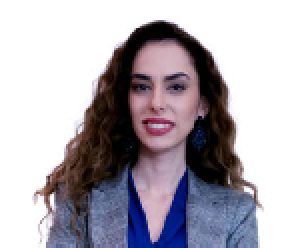
#> input picture project/assets/cezara.png, 145 x 124 px (shown 2 times larger)
$ python expand.py
#> lines starting #> are read from the running program, lines starting #| are printed output that depends on the picture
### project/gauss.py
import cv2
import numpy as np
import multiprocessing as mp
from multiprocessing import shared_memory

thread_count = 12


def generate_norms(n, deviation):
    theta = np.random.random(n) * np.pi * 2
    r = -2 * np.log(np.random.random(n))

    x = np.multiply(np.sqrt(r), np.cos(theta)) * deviation
    y = np.sqrt(r) * np.sin(theta) * deviation

    return np.dstack((x, y))[0]


def apply_gauss(img, compression=1, norm_count=100, deviation=1, mask=None):
    norms = generate_norms(norm_count, deviation)

    # get new list of rows based on compression
    rows = np.linspace(0, img.shape[0]-1, int(img.shape[0]/compression), dtype=int)

    # get new list of columns based on compression
    cols = np.linspace(0, img.shape[1]-1, int(img.shape[1]/compression), dtype=int)

    # create a shared memory for threads to write the results in
    a = np.empty(shape=(len(rows), len(cols), img.shape[2]), dtype=np.uint8)
    shm = shared_memory.SharedMemory(create=True, size=a.nbytes, name="img")
    new_img = np.ndarray(a.shape, dtype=a.dtype, buffer=shm.buf)

    # split line indexes into sets
    lines = np.arange(0, len(rows))
    lines = np.array_split(lines, thread_count)

    threads = list()

    # create a thread for each set of lines
    for line_set in lines:
        thread = mp.Process(target=apply_gauss_line_thread, args=(line_set, img, rows, cols, norms, mask,))
        threads.append(thread)
        thread.start()

    # wait for all threads to finish
    for thread in threads:
        thread.join()

    # clone image locally (in order to free shared memory)
    new_img2 = np.array(new_img)

    shm.close()
    shm.unlink()

    return new_img2


# [31 lines left out: function apply_gauss_line_thread, not called in this run]

### project/expand.py
import numpy as np
import cv2
from main import *

image_path = "assets/cezara.png"
get_image = lambda: cv2.imread(image_path, cv2.IMREAD_COLOR)


def expand(img):
    img = cv2.resize(img, (0, 0), fx=5, fy=5)
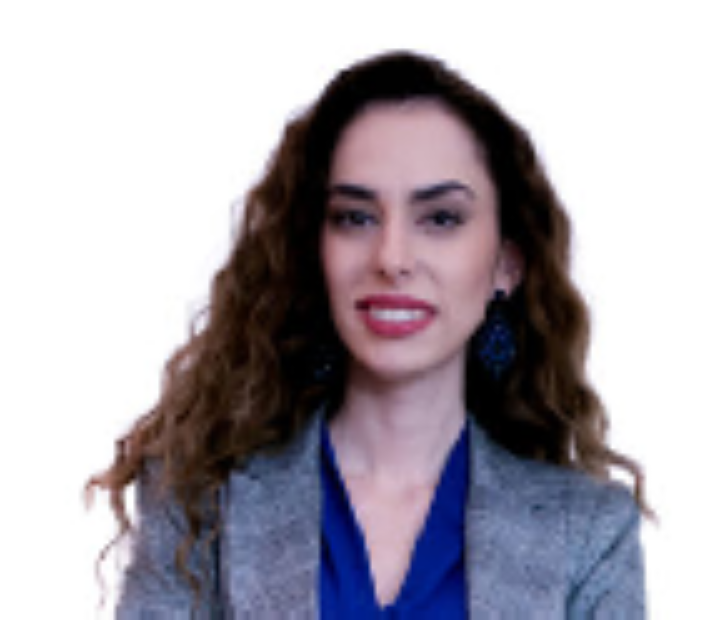
#> img: shape (620, 725, 3); mean B, G, R 175.7, 167.3, 172.4
    img = apply_gauss(img, 1, 50, 2.5)

    cv2.imwrite("assets/expanded.jpg", img)

    cv2.imshow("Cezara", img)
    cv2.waitKey(0)
    cv2.destroyAllWindows()


if __name__ == '__main__':
#> (the run stopped early here; a loop or call above may not have finished)
